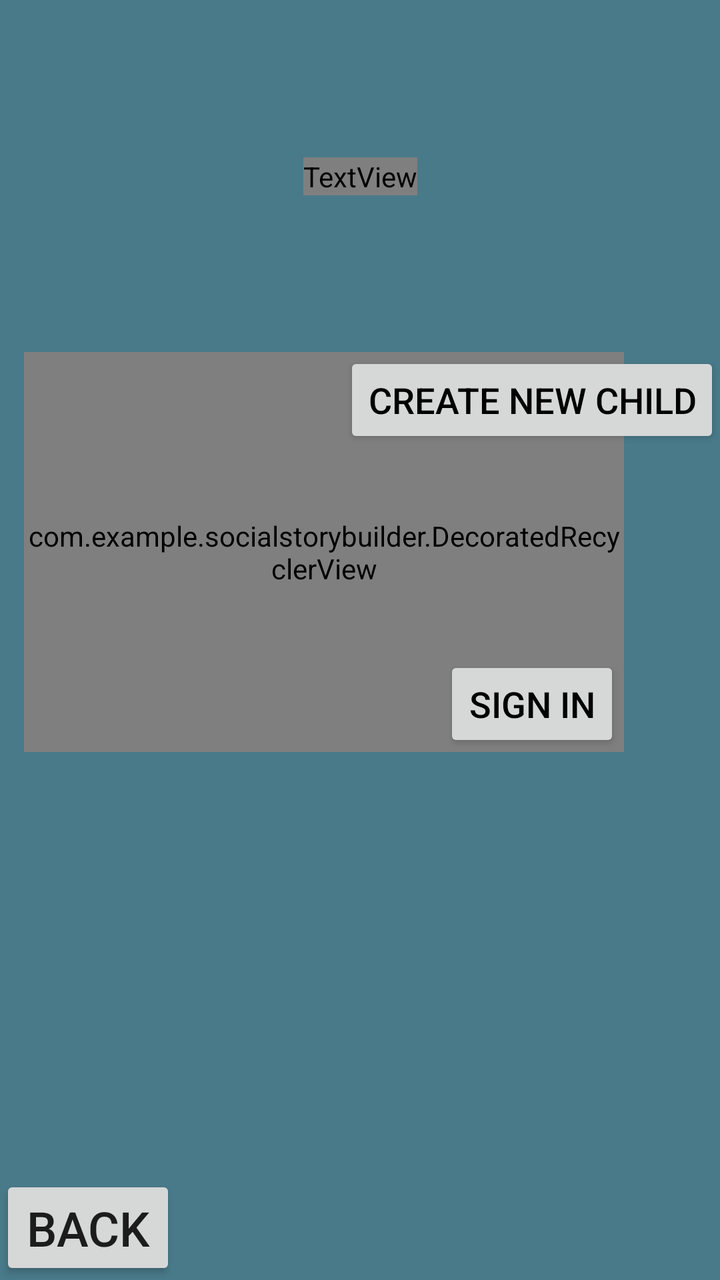
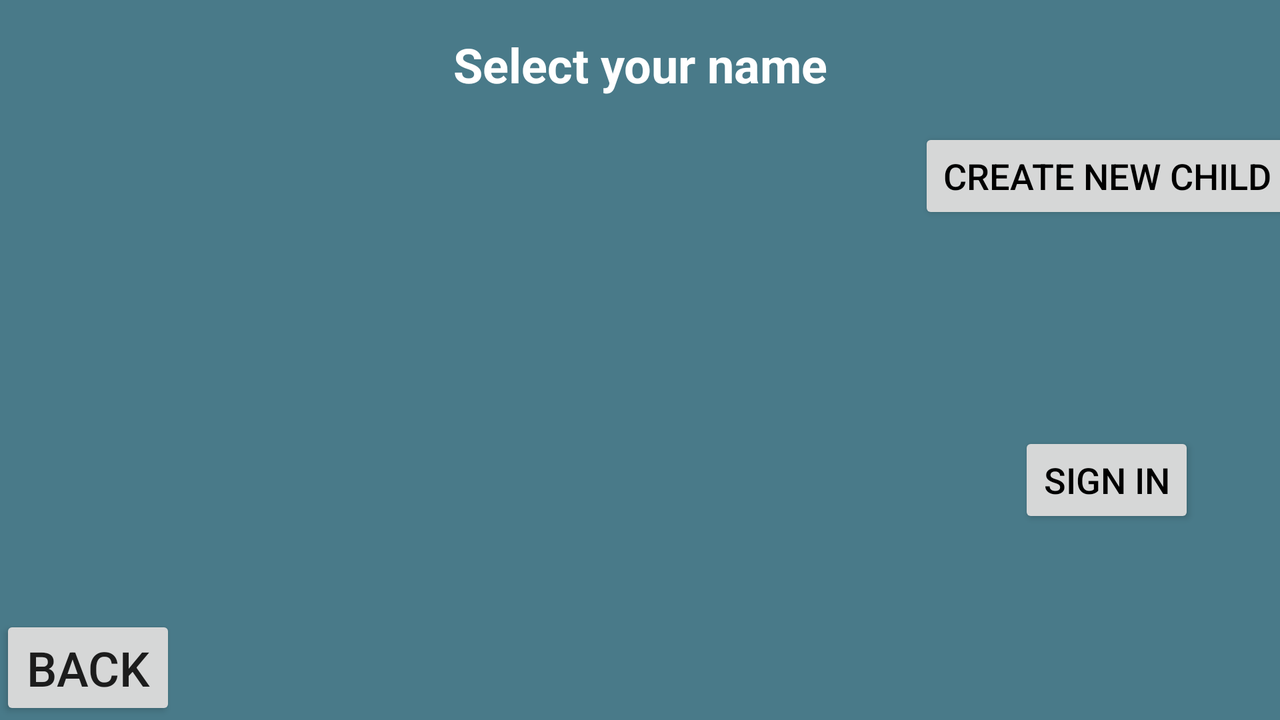

Two renders of one Android screen. The first uses the default layout on a phone; the second uses the alternative layout the repository ships for a different screen configuration, on a matching device. The two XML files are below.
<!-- AndroidManifest.xml: application theme AppTheme -->
<!-- res/layout/child_login.xml -->
<?xml version="1.0" encoding="utf-8"?>
<androidx.constraintlayout.widget.ConstraintLayout xmlns:android="http://schemas.android.com/apk/res/android"
    xmlns:app="http://schemas.android.com/apk/res-auto"
    xmlns:tools="http://schemas.android.com/tools"
    android:layout_width="match_parent"
    android:layout_height="match_parent"
    android:background="@color/childColor"
    tools:context=".childactivity.ChildLoginActivity">

    <Button
        android:id="@+id/back_button5"
        android:layout_width="wrap_content"
        android:layout_height="wrap_content"
        android:onClick="back"
        android:text="@string/back_button"
        android:textSize="24sp"
        app:layout_constraintBottom_toBottomOf="parent"
        app:layout_constraintStart_toStartOf="parent" />

    <Button
        android:id="@+id/login_child"
        android:layout_width="wrap_content"
        android:layout_height="wrap_content"
        android:layout_gravity="start"
        android:onClick="toChildInitial"
        android:text="@string/action_sign_in_short"
        android:textColor="@android:color/black"
        android:textSize="18sp"
        app:layout_constraintBottom_toBottomOf="@+id/child_accounts"
        app:layout_constraintEnd_toEndOf="@+id/register_child"
        app:layout_constraintStart_toStartOf="@+id/register_child" />

    <Button
        android:id="@+id/register_child"
        android:layout_width="wrap_content"
        android:layout_height="wrap_content"
        android:layout_gravity="start"
        android:onClick="toChildCreate"
        android:text="@string/action_register_child"
        android:textColor="@android:color/black"
        android:textSize="18sp"
        app:layout_constraintEnd_toEndOf="parent"
        app:layout_constraintTop_toTopOf="@+id/child_accounts" />

    <TextView
        android:id="@+id/login_prompt_child"
        android:layout_width="wrap_content"
        android:layout_height="wrap_content"
        android:ems="10"
        android:gravity="center"
        android:text="@string/prompt_child_login"
        android:textColor="@color/childText"
        android:textSize="30sp"
        android:textStyle="bold"
        app:layout_constraintBottom_toTopOf="@+id/child_accounts"
        app:layout_constraintEnd_toEndOf="parent"
        app:layout_constraintStart_toStartOf="parent"
        app:layout_constraintTop_toTopOf="parent" />

    <com.example.socialstorybuilder.DecoratedRecyclerView
        android:id="@+id/child_accounts"
        android:layout_width="300dp"
        android:layout_height="200dp"
        android:choiceMode="singleChoice"
        android:layout_weight="0"
        android:listSelector="@color/adultColor"
        app:layout_constraintBottom_toBottomOf="parent"
        app:layout_constraintEnd_toEndOf="parent"
        app:layout_constraintHorizontal_bias="0.2"
        app:layout_constraintStart_toStartOf="parent"
        app:layout_constraintTop_toTopOf="parent"
        app:layout_constraintVertical_bias="0.4">

    </com.example.socialstorybuilder.DecoratedRecyclerView>

</androidx.constraintlayout.widget.ConstraintLayout>
<!-- resources referenced by this layout -->
<resources>
  <color name="adultColor">#894949</color>
  <color name="childColor">#497A89</color>
  <string name="action_register_child">Create New Child</string>
  <string name="action_sign_in_short">Sign in</string>
  <string name="back_button">Back</string>
  <string name="prompt_child_login">Select your name</string>
  <style name="AppTheme" parent="Theme.AppCompat.Light.NoActionBar">
          
          <item name="colorPrimary">@color/colorPrimary</item>
          <item name="colorPrimaryDark">@color/colorPrimaryDark</item>
          <item name="colorAccent">@color/colorAccent</item>
      </style>
  <color name="colorPrimary">#008577</color>
  <color name="colorPrimaryDark">#00574B</color>
  <color name="colorAccent">#D81B60</color>
</resources>
<!-- res/layout-land/child_login.xml (the author's variant of the layout above) -->
<!-- drawn on the phone turned sideways -->
<?xml version="1.0" encoding="utf-8"?>
<androidx.constraintlayout.widget.ConstraintLayout xmlns:android="http://schemas.android.com/apk/res/android"
    xmlns:app="http://schemas.android.com/apk/res-auto"
    android:layout_width="match_parent"
    android:layout_height="match_parent"
    android:background="@color/childColor">

    <Button
        android:id="@+id/back_button5"
        android:layout_width="wrap_content"
        android:layout_height="wrap_content"
        android:onClick="back"
        android:text="@string/back_button"
        android:textSize="24sp"
        app:layout_constraintBottom_toBottomOf="parent"
        app:layout_constraintStart_toStartOf="parent" />

    <Button
        android:id="@+id/login_child"
        android:layout_width="wrap_content"
        android:layout_height="wrap_content"
        android:layout_gravity="start"
        android:onClick="toChildInitial"
        android:text="@string/action_sign_in_short"
        android:textColor="@android:color/black"
        android:textSize="18sp"
        app:layout_constraintBottom_toBottomOf="@+id/child_accounts"
        app:layout_constraintEnd_toEndOf="@+id/register_child"
        app:layout_constraintStart_toStartOf="@+id/register_child" />

    <Button
        android:id="@+id/register_child"
        android:layout_width="wrap_content"
        android:layout_height="wrap_content"
        android:layout_gravity="start"
        android:onClick="toChildCreate"
        android:text="@string/action_register_child"
        android:textColor="@android:color/black"
        android:textSize="18sp"
        app:layout_constraintEnd_toEndOf="parent"
        app:layout_constraintHorizontal_bias="0.25"
        app:layout_constraintStart_toEndOf="@+id/login_prompt_child"
        app:layout_constraintTop_toTopOf="@+id/child_accounts" />

    <TextView
        android:id="@+id/login_prompt_child"
        android:layout_width="wrap_content"
        android:layout_height="wrap_content"
        android:ems="10"
        android:gravity="center"
        android:text="@string/prompt_child_login"
        android:textColor="@android:color/background_light"
        android:textSize="24sp"
        android:textStyle="bold"
        app:layout_constraintBottom_toTopOf="@+id/child_accounts"
        app:layout_constraintEnd_toEndOf="parent"
        app:layout_constraintStart_toStartOf="parent"
        app:layout_constraintTop_toTopOf="parent" />

    <ListView
        android:id="@+id/child_accounts"
        android:layout_width="300dp"
        android:layout_height="200dp"
        android:choiceMode="singleChoice"
        android:layout_weight="0"
        android:listSelector="@color/adultColor"
        app:layout_constraintBottom_toBottomOf="parent"
        app:layout_constraintEnd_toEndOf="parent"
        app:layout_constraintHorizontal_bias="0.2"
        app:layout_constraintStart_toStartOf="parent"
        app:layout_constraintTop_toTopOf="parent"
        app:layout_constraintVertical_bias="0.4">

    </ListView>

</androidx.constraintlayout.widget.ConstraintLayout>
